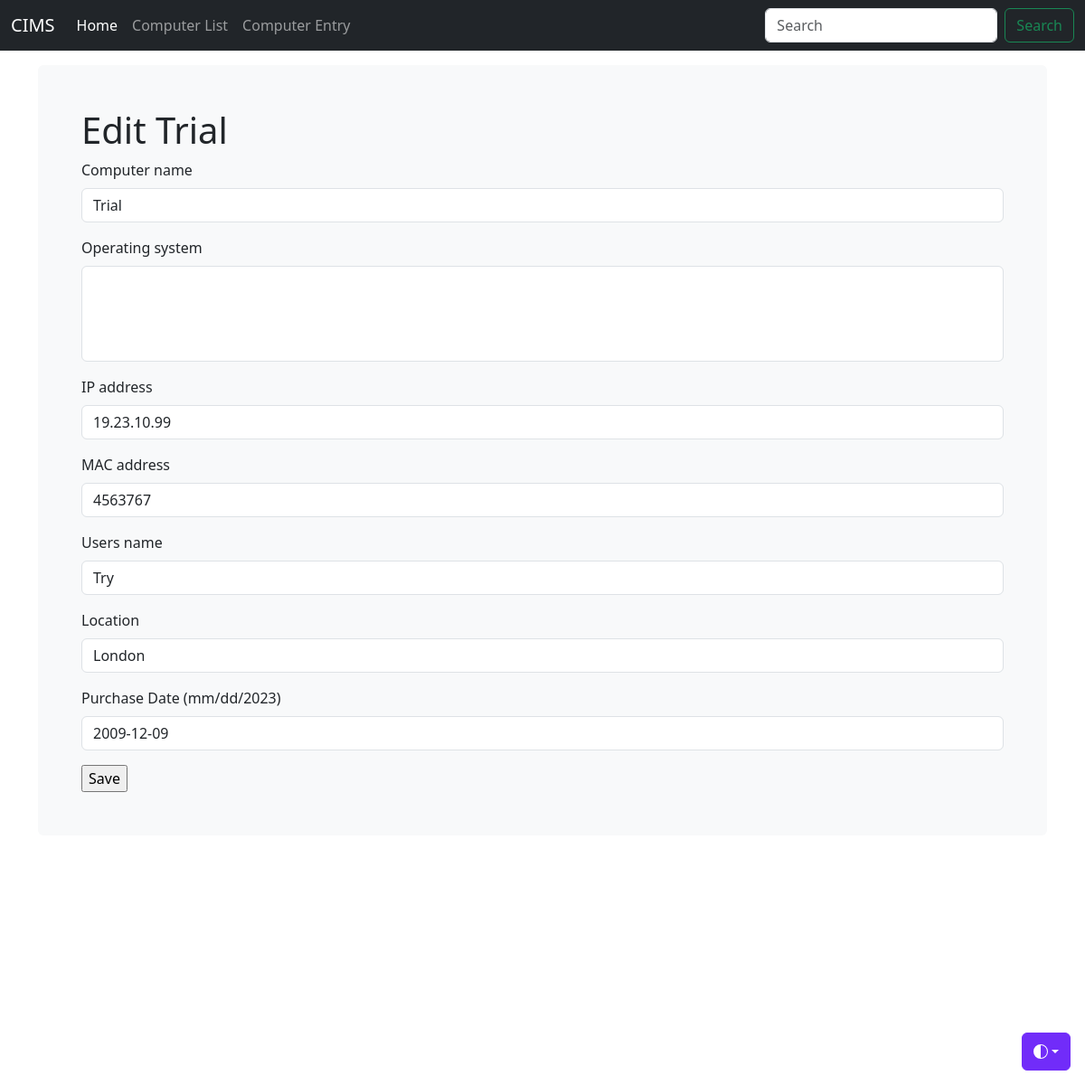
/computer_list/10/, run on an earlier commit of the app's database.
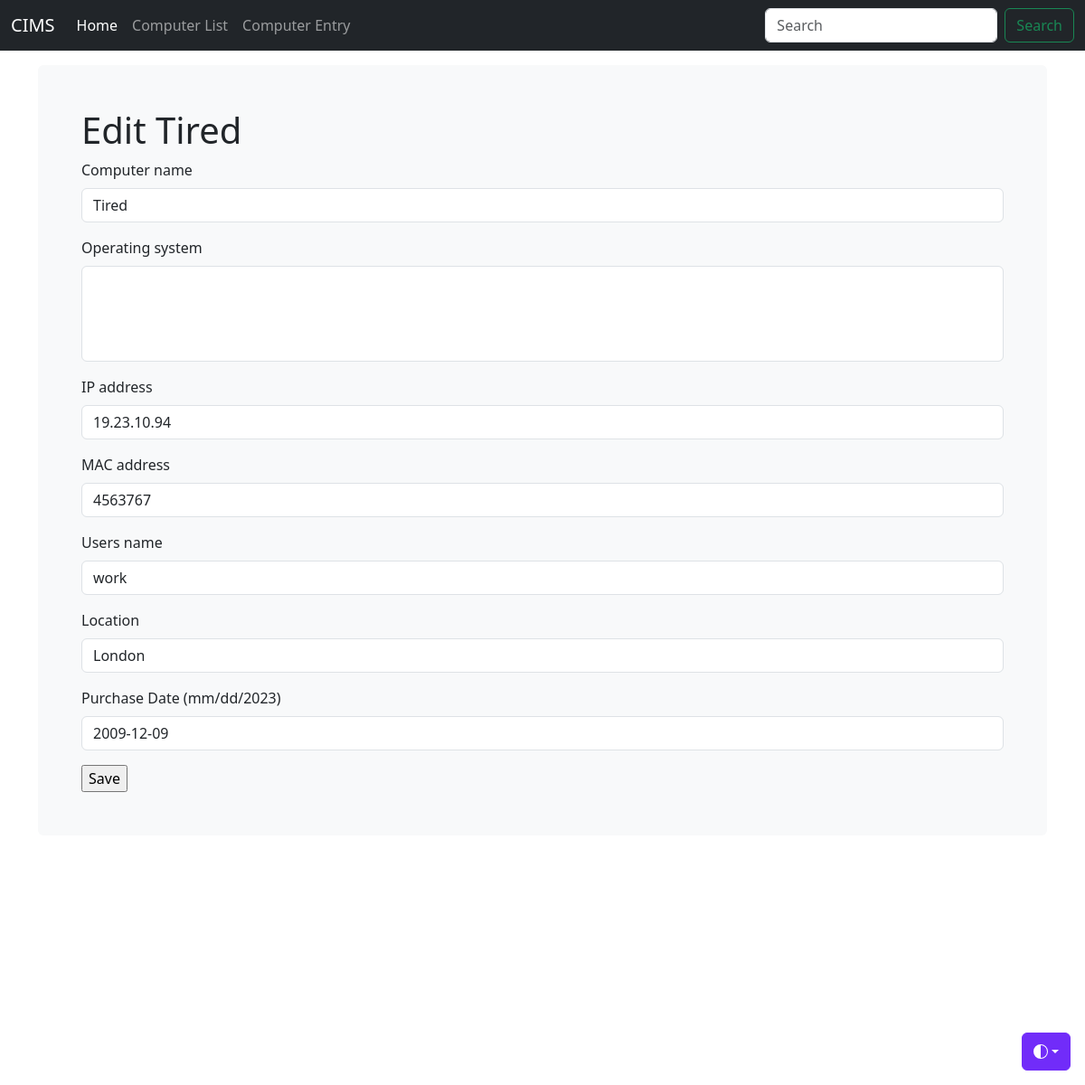
And on a later commit of the database.
### inventoryapp/models.py (models this page shows, shortened)
class Computer(models.Model):
    computer_name = models.CharField(max_length=30, blank=True)
    IP_address = models.CharField(max_length=30, blank=True)
    MAC_address = models.CharField(max_length=30, blank=True)
    operating_system = models.ManyToManyField(OperatingSystem, blank=True)
    users_name = models.CharField(max_length=30, blank=True)
    location = models.CharField(max_length=30, blank=True)
    purchase_date = models.DateField("Purchase Date (mm/dd/2023)", auto_now_add=False, auto_now=False, blank=True, null=True)
    timestamp = models.DateField(auto_now_add=True, auto_now=False, blank=True)
    export_to_CSV = models.BooleanField(default=False)

### inventoryapp/views.py (the view)
# urls.py: re_path(r'^computer_list/(?P<id>\d+)/$', computer_edit, name='computer_edit'),
def computer_edit(request, id=None):
    instance = get_object_or_404(Computer, id=id)
    form = ComputerForm(request.POST or None, instance=instance)
    if form.is_valid():
        instance = form.save(commit=False)
        instance.save()
        form.save_m2m()
        messages.success(request, 'Successfully Saved')
        return redirect('/computer_list')
    context = {
        "title": 'Edit ' + str(instance.computer_name),
        "instance": instance,
        "form": form,
    }
    return render(request, "computer_entry.html", context)

### inventoryapp/forms.py (shortened to what this page needs)
class ComputerForm(forms.ModelForm):
    class Meta:
        model = Computer
        fields = ['computer_name', 'operating_system','IP_address', 'MAC_address', 'users_name', 'location', 'purchase_date']

### inventoryapp/templates/computer_entry.html (shortened to what this page needs)
{% load static %} {% load django_bootstrap5 %}
<!DOCTYPE html>
<html lang="en" data-bs-theme="auto">
  <head>
    <link
      rel="stylesheet"
      href="https://cdn.jsdelivr.net/npm/@docsearch/css@3"
    />
    <link
      href="{% static 'css/bootstrap.min.css' %}"
      rel="stylesheet"
    />
    <link
      href="{% static 'js/jquery-ui-1.13.2/jquery-ui.min.css' %}"
      rel="stylesheet"
    />
    <link
      href="{% static 'js/jquery-ui-1.13.2/jquery-ui.structure.min.css' %}"
      rel="stylesheet"
    />
    <link
      href="{% static 'js/jquery-ui-1.13.2/jquery-ui.theme.min.css' %}"
      rel="stylesheet"
    />
    <link href="{% static 'css/stylesheet.css' %}" rel="stylesheet" />
    <link href="{% static 'css/navbar-fixed.css' %}" rel="stylesheet" />
  </head>
  <body>
    <div
      class="dropdown position-fixed bottom-0 end-0 mb-3 me-3 bd-mode-toggle"
    >
      <button
        class="btn btn-bd-primary py-2 dropdown-toggle d-flex align-items-center"
        id="bd-theme"
        type="button"
        aria-expanded="false"
        data-bs-toggle="dropdown"
        aria-label="Toggle theme (auto)"
      >
        <svg class="bi my-1 theme-icon-active" width="1em" height="1em">
          <use href="#circle-half"></use>
        </svg>
      </button>
    </div>
    {% include 'navbar.html' %}
    <main class="container">
      <div class="bg-body-tertiary p-5 rounded">
        <h1>{{ title }}</h1>
        <form method="post" action="">
          {% csrf_token %} {% for field in form %} {% bootstrap_field field %}
          {% endfor %}
          <input type="submit" value="Save" />
        </form>
      </div>
    </main>
  </body>
</html>

What changed in the data, as far as the page shows it:
changed Computer "London": computer_name "Trial" → "Tired"; IP_address "19.23.10.99" → "19.23.10.94"; users_name "Try" → "work"
Also different on the page:
{{ title }}: "Edit Trial" → "Edit Tired"
